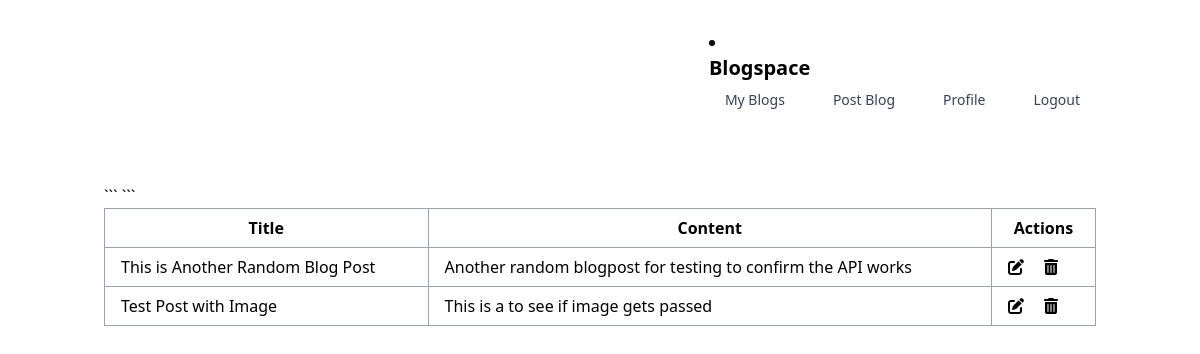
Page /blog/my_posts/ (signed in) on the committed database.
### blog/models.py (models this page shows, shortened)
class Post(models.Model):
    STATUS_CHOICES = (
        ('draft', 'Draft'),
        ('published', 'Published'),
    )
    title = models.CharField(max_length=200)
    slug = models.SlugField(unique=True)
    content = models.TextField()
    status = models.CharField(
        max_length=10,
        choices=STATUS_CHOICES,
        default='draft'
        )
    publish_date = models.DateTimeField(auto_now_add=True)
    author = models.ForeignKey(settings.AUTH_USER_MODEL, on_delete=models.CASCADE)
    on_delete=models.CASCADE
    thumbnail = models.ImageField(
        upload_to='thumbnails/',
        blank=True,
        null=True
        )  # New field for thumbnail

### blog/views.py (the view)
# urls.py: path('my_posts/', views.read_my_posts, name='my_posts'),
def read_my_posts(request):
    blog_posts = Post.objects.filter(author=request.user).order_by('-publish_date')
    return render(request, 'blog/my_posts.html', {'posts': blog_posts})

### templates/blog/my_posts.html (shortened to what this page needs)
{% load static %}
<html lang="en">
  <head>
    <link rel="stylesheet" href="{% static 'css/style.css' %}">
    <link rel="stylesheet" href="https://cdnjs.cloudflare.com/ajax/libs/font-awesome/6.0.0-beta3/css/all.min.css">
    <link href="https://cdn.jsdelivr.net/npm/tailwindcss@2.2.19/dist/tailwind.min.css" rel="stylesheet">
    <script src="https://cdn.tailwindcss.com"></script>
    <link rel="stylesheet" href="https://cdnjs.cloudflare.com/ajax/libs/font-awesome/6.0.0-beta3/css/all.min.css">
    <link href="https://cdn.jsdelivr.net/npm/tailwindcss@2.2.19/dist/tailwind.min.css" rel="stylesheet">
    <link rel="stylesheet" href="{% static 'css/style.css' %}">
  </head>
  <body>
    <div x-data="{ isOpen: false }">
      <nav class="bg-white border-gray-200 px-2 sm:px-4 py-2.5 rounded dark:bg-gray-900">
        <div class="container flex flex-wrap items-center justify-between mx-auto">
          <a href="{% url 'blog:index' %}" class="flex items-center">
            <li>
              <a href="{% url 'blog:index' %}" class="flex items-center self-start">
                <span
                  class="self-center text-xl font-semibold whitespace-nowrap
                    dark:text-white"
                  >
                  Blogspace
                </span>
              </a>
              <div class="hidden md:flex space-x-4">
                {% if user.is_authenticated %}
                <a
                  href="{% url 'blog:my_posts' %}"
                  class="block px-4 py-2 text-sm text-gray-700
                    hover:bg-gray-100 hover:text-gray-900
                    dark:text-gray-200 dark:hover:bg-gray-700
                    dark:hover:text-gray-100"
                  role="menuitem"
                >
                    My Blogs
                </a>
                <a
                  href="{% url 'blog:create_blog_post' %}"
                  class="block px-4 py-2 text-sm text-gray-700
                    hover:bg-gray-100 hover:text-gray-900
                    dark:text-gray-200 dark:hover:bg-gray-700
                    dark:hover:text-gray-100"
                  role="menuitem"
                >
                    Post Blog
                </a>
                <a
                  href="{% url 'blog:profile' %}"
                  class="block px-4 py-2 text-sm text-gray-700
                    hover:bg-gray-100 hover:text-gray-900
                    dark:text-gray-200 dark:hover:bg-gray-700
                    dark:hover:text-gray-100"
                  role="menuitem"
                  >
                    Profile
                </a>
                <a
                  href="{% url 'blog:logout' %}"
                  class="block px-4 py-2 text-sm text-gray-700
                    hover:bg-gray-100 hover:text-gray-900 dark:text-gray-200
                    dark:hover:bg-gray-700 dark:hover:text-gray-100"
                  role="menuitem"
                  >
                    Logout
                </a>
                {% endif %}
              </div>
            </li>
        </div>
      </nav>
    </div>
    <main class="container mx-auto py-4">
      <table class="border-collapse border border-gray-400 w-full">
        <thead>
          <tr>
            <th
              class="border border-gray-400 px-4 py-2"
              >
                Title
            </th>
            <th
              class="border border-gray-400 px-4 py-2"
                >Content
            </th>
            <th
              class="border border-gray-400 px-4 py-2"
            >
              Actions
            </th>
          </tr>
        </thead>
        <tbody>
          {% for post in posts %}
          <tr>
            <td
              class="border border-gray-400 px-4 py-2"
            >
              {{ post.title }}
            </td>
            <td
              class="border border-gray-400 px-4 py-2"
            >
              {{ post.content|truncatewords:10 }}
            </td>
            <td class="border border-gray-400 px-4 py-2">
              <a href="{% url 'blog:update_blog_post' post.id %}">
                  <span><i class="fas fa-edit mr-2"></i></span>
              </a>
              <a href="{% url 'blog:delete_blog_post' post.id %}">
                  <span><i class="fas fa-trash-alt ml-2"></i></span>
              </a>
            </td>
        </tr>
          {% endfor %}
        </tbody>
      </table>
    </main>
  </body>
</html>

### static/css/style.css (style rules this page uses)
.container { max-width: 1200px; margin-top: 20px; margin-bottom: 20px; margin-left: auto; margin-right: auto; padding-left: 1rem; padding-right: 1rem; }
.flex { display: flex; }
.justify-between { justify-content: space-between; }
.items-center { align-items: center; }
.px-4 { padding-left: 1rem; padding-right: 1rem; }
.py-4 { padding-top: 1rem; padding-bottom: 1rem; }
.container { width: 100%; margin-left: auto; margin-right: auto; padding-left: 1rem; padding-right: 1rem; }
.mx-auto { margin-left: auto; margin-right: auto; }
.text-xl { font-size: 1.25rem; }
.font-semibold { font-weight: 600; }
.text-gray-700 { color: #4b5563; }

### rows in the picture
Post: title "This is Another Random Blog Post", content "Another random blogpost for testing to confirm the API works"
Post: title "Test Post with Image", content "This is a to see if image gets passed"
